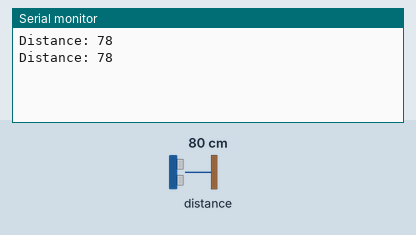
Simulated run of this sketch. Board: Arduino Uno, built with avr-gcc and run on an emulated ATmega328P. Parts: the last lines printed to the serial monitor. Wiring (inferred from the names in the program): ultrasonic range finder: trigger pin 2; echo pin 0. The test bench sets the inputs (shaded band); at power-on: distance to the obstacle 80 cm. The echo pulse lasts 58.3 µs per cm.

Above: at 2.8 s.
2.9 s: distance to the obstacle set to 2 cm
At 5.2 s:
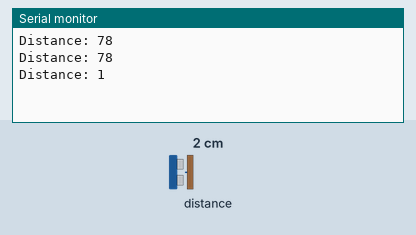
5.6 s: distance to the obstacle set to 4 cm
At 7.0 s:
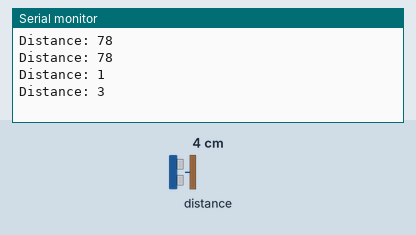
Timing chart, 0 to 8.6 s (numbered marks = the images above; inputs shaded):
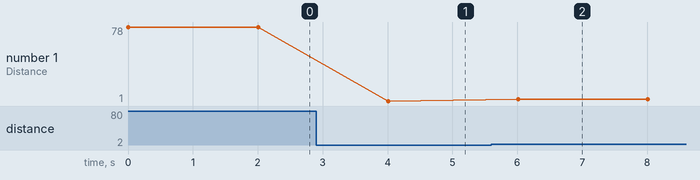

The sketch:

distance.ino
```cpp
#define TRIGGER 2 //D4
#define ECHO    0 //D3

long duration;
int distance;
void setup() {
  pinMode(TRIGGER, OUTPUT); // Sets the trigPin as an Output
pinMode(ECHO, INPUT); // Sets the echoPin as an Input
Serial.begin(9600); // Starts the serial communication
}

void loop() {
  // put your main code here, to run repeatedly:
  // Clears the trigPin
digitalWrite(TRIGGER, LOW);
delayMicroseconds(2);

// Sets the trigPin on HIGH state for 10 micro seconds
digitalWrite(TRIGGER, HIGH);
delayMicroseconds(10);
digitalWrite(TRIGGER, LOW);

// Reads the echoPin, returns the sound wave travel time in microseconds
duration = pulseIn(ECHO, HIGH);

// Calculating the distance
distance= duration*0.034/2;
// Prints the distance on the Serial Monitor
Serial.print("Distance: ");
Serial.println(distance);
delay(2000);
}
```

Measured:
- after the input at 2.9 s, the serial monitor: prints a new line after 1.1 s (image 1)
- after the input at 5.6 s, the serial monitor: prints a new line after 0.41 s (image 2)
- plotted number 1: 78 → 1 after the input at 2.9 s, 1 → 3 after the input at 5.6 s
